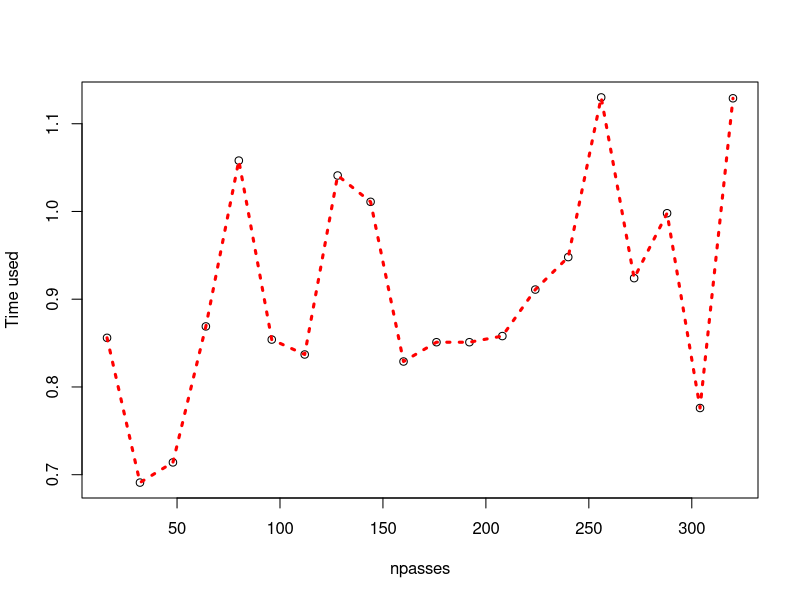

Here is the R script that generated this plot:
#######################################
##Question1 Floating-point
#1
.Machine$integer.max
#The largest integer is 2147483647
#Unit test:
is.integer(2147483647L) == TRUE
is.integer(2147483648L) == FALSE
#L is added since R automatically save a number as double.

#2 Subnormal number example: 1e60

#3 Function for subnormal number
ifsubnormal = function (x){
   return ( (1 + x ==1) || (1-x == 1) )
}
#Test
ifsubnormal(10^(-60) ) ==TRUE # it is subnormal
ifsubnormal(2) == FALSE# it is not subnormal


##########################################
##Question2 Cache Efficiency
#########################################
##Q2-part1
#Since each line in the processor has 64-byte and each integer takes 4 bytes,
#we can save 16 numbers on each line. When we read one number, the following
#15 numbers will also be read into the same line, so it will be fast to use
#the 15 numbers.As a result, when npass is a multiple of 16, it will be 
#very slow for the program to run. Furthermore, we know that there are 12
#cache line in each block, and it is time consuming to cross the block. So
#the worst case will happen when npass = 12*16 = 192.



#######################
##Q2-part2
#L3 is 8192kb on my computer
#way of associativity = 16;
#coherency line size = 64;
#number of set = 8192;
#Based on the analysis above, the worst case takes place when 
#npass = 16*16 = 256.



#######################
##Q2-part3 plot
array1 = rep(c(1:10),60e4); #22.9mb
npassTester = function(array, size, npasses){
  result = 0;
  for (pass in 1:npasses){
    i = pass;
    while(i<size){
      i = i+ npasses;
      result = result + array[i] * pass;
    }
  }
  return (result);
}
#test 
ptm = proc.time()
tester = npassTester(array1,length(array1), 50)
ptm2 = proc.time() - ptm ;
ptm2
 
npasses = seq(16, 16*20, by = 16);
usertime = rep(0, length(npasses));

for (t in 1:length(npasses) ){
  ptm = proc.time();
  result = npassTester(array1,length(array1), npasses[t]);
  ptm2 = proc.time() - ptm ;
  usertime[t] = ptm2[1] ;
}

plot(npasses, usertime, xlab = "npasses", ylab = "Time used")
lines(npasses, usertime, lty = 3, col = "red", lwd = 3)








